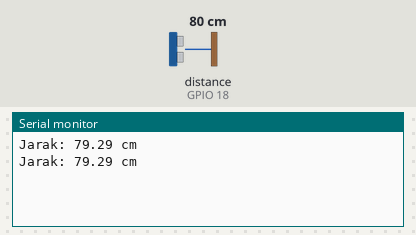
Recording of a sketch running on a simulated ESP32. Parts: the last lines printed to the serial monitor. Wiring (inferred from the names in the program): ultrasonic range finder: trigger GPIO 5; echo GPIO 18. Inputs (shaded band) come from the test bench; at power-on: distance to the obstacle (sensor on GPIO 18) 80 cm. The echo pulse lasts 58.3 µs per cm.

Above: at 1.8 s.
1.9 s: distance to the obstacle (sensor on GPIO 18) set to 2 cm
At 2.7 s:
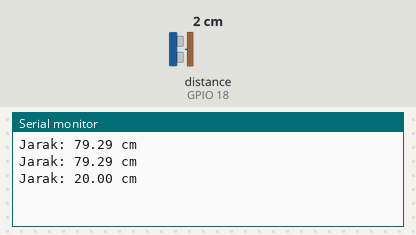
3.4 s: distance to the obstacle (sensor on GPIO 18) set to 35 cm
At 4.8 s:
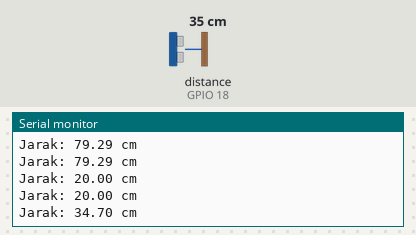
Timing chart, 0 to 6.4 s (numbered marks = the images above; inputs shaded):
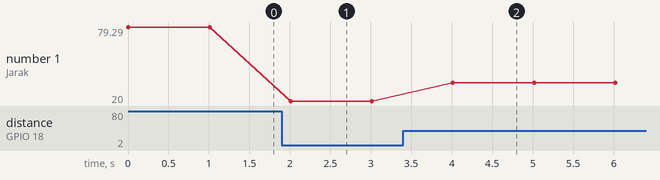

Measured:
- after the input at 1.9 s, the serial monitor: prints a new line after 0.11 s (image 1)
- after the input at 3.4 s, the serial monitor: prints a new line after 0.61 s (image 2)
- plotted number 1: 79.29 → 20 after the input at 1.9 s, 20 → 34.7 after the input at 3.4 s

The sketch:

Jarakk.ino
```cpp
#define TRIG_PIN 5  // Pin Trig ke GPIO5 ESP32
#define ECHO_PIN 18 // Pin Echo ke GPIO18 ESP32

void setup() {
  Serial.begin(115200); // Serial Monitor
  pinMode(TRIG_PIN, OUTPUT);
  pinMode(ECHO_PIN, INPUT);
}

void loop() {
  // Mengirimkan sinyal trigger
  digitalWrite(TRIG_PIN, LOW);
  delayMicroseconds(2);
  digitalWrite(TRIG_PIN, HIGH);
  delayMicroseconds(10);
  digitalWrite(TRIG_PIN, LOW);

  // Menerima durasi pantulan sinyal ultrasonik
  long duration = pulseIn(ECHO_PIN, HIGH);

  // Menghitung jarak (dalam cm)
  float distance = (duration * 0.034) / 2;

  // Membatasi jarak minimum ke 20 cm
  if (distance < 20.0) {
    distance = 20.0;
  }

  // Menampilkan hasil ke Serial Monitor
  Serial.print("Jarak: ");
  Serial.print(distance);
  Serial.println(" cm");

  delay(1000); // Delay 1 detik sebelum pembacaan berikutnya
}
```
